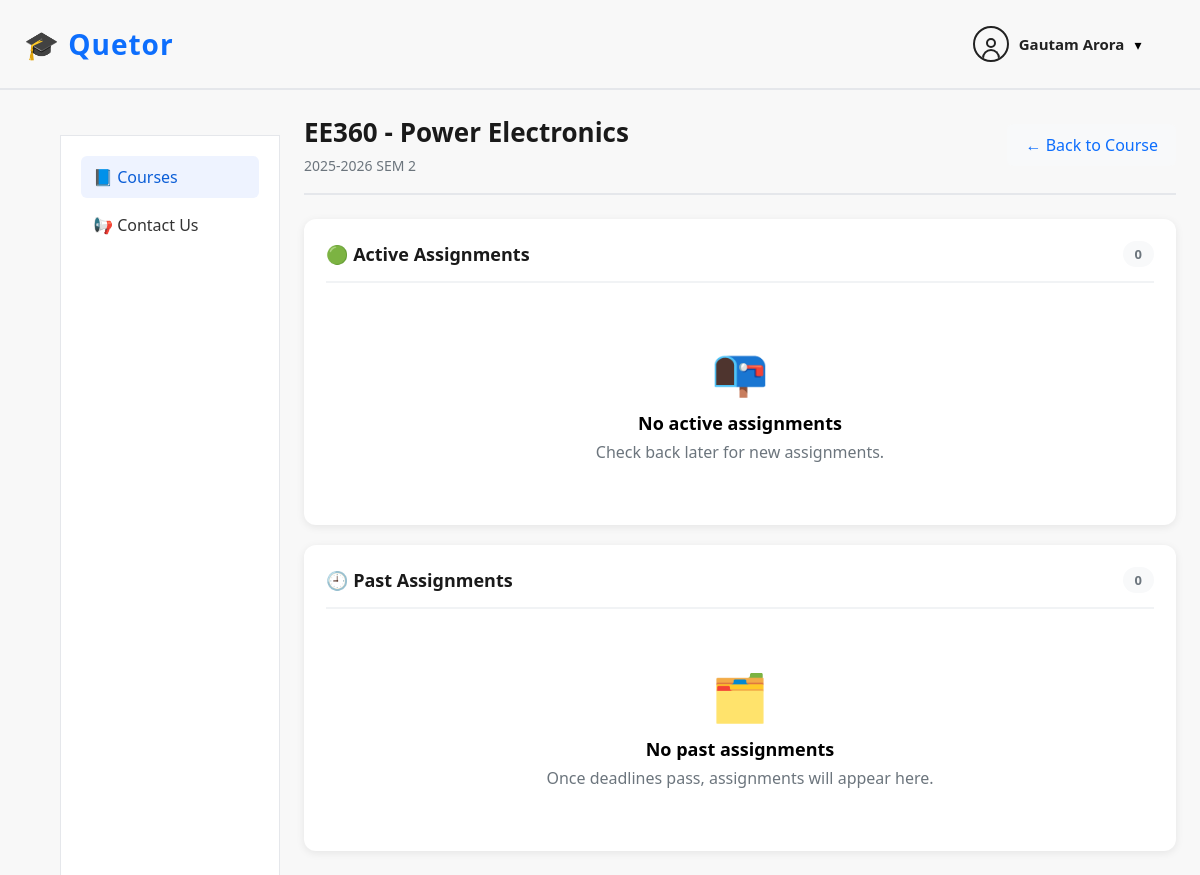
/assignments/3/student/ (signed in), run on the app's committed database.
### users/models.py (models this page shows, shortened)
class User(AbstractUser):
    ROLE_CHOICES = [
        ('student', 'Student'),
        ('professor', 'Professor'),
        ('ta', 'Teaching Assistant'),
        ('admin', 'Admin'),
    ]
    role = models.CharField(
        max_length=20,
        choices=ROLE_CHOICES,
        default='student'
    )
    department = models.CharField(max_length=100, blank=True)

### courses/models.py (models this page shows, shortened)
class Course(models.Model):
    code = models.CharField(max_length=10, unique=True)
    name = models.CharField(max_length=100)
    semester = models.ForeignKey(
        Semester,
        on_delete=models.CASCADE,
        related_name="courses"
    )

class Semester(models.Model):
    year_start = models.IntegerField()   # 2025
    year_end = models.IntegerField()     # 2026
    sem = models.IntegerField(
        choices=[(1, "SEM 1"), (2, "SEM 2"), (3, "SEM 3 : Summer")]
    )
    is_active = models.BooleanField(default=True)
    class Meta:
        ordering = ["-year_start", "-sem"]
        unique_together = ("year_start", "year_end", "sem")
    def __str__(self):
        return f"{self.year_start}-{self.year_end} SEM {self.sem}"

### assignments/views.py (the view, shortened to what this page needs)
# urls.py: path("<int:course_id>/student/", student_assignments, name="student_assignments"),
@login_required
def student_assignments(request, course_id: int):
    if not (
        CourseStudent.objects.filter(course_id=course_id, student=request.user).exists()
        or CourseTA.objects.filter(course_id=course_id, ta=request.user).exists()
    ):
        return redirect("/courses/")
    course = Course.objects.select_related("semester").get(id=course_id)
    now = timezone.now()
    qs = (
        Assignment.objects.filter(course_id=course_id, is_published=True)
        .annotate(
            total_answers=Count(
                "answers",
                filter=Q(answers__student=request.user),
            ),
            correct_answers=Count(
                "answers",
                filter=Q(answers__student=request.user, answers__is_correct=True),
            ),
        )
        .prefetch_related("questions")
    )
    active_assignments = qs.filter(due_date__gte=now).order_by("due_date")
    past_assignments = qs.filter(due_date__lt=now).order_by("-due_date")
    attempts = StudentAttempt.objects.filter(
        student=request.user,
        assignment__course_id=course_id
    )
    attempt_map = {att.assignment_id: att for att in attempts}
    active_assignments = list(active_assignments)
    past_assignments = list(past_assignments)
    return render(
        request,
        "assignments/student_assignments.html",
        {
            "course": course,
            "course_id": course_id,
            "active_assignments": active_assignments,
            "past_assignments": past_assignments,
            "nav_active": "courses",
        },
    )

### templates/assignments/student_assignments.html (shortened to what this page needs)
{% extends "courses/base.html" %}
{% load static %}
{% block content %}
<div class="course-detail-header">
  <div class="course-title-section">
    <h1 class="course-title">{{ course.code }} - {{ course.name }}</h1>
    <p class="course-semester">{{ course.semester }}</p>
  </div>
  <div class="header-actions">
    <a href="/courses/{{ course_id }}/student/home/" class="back-link">← Back to Course</a>
  </div>
</div>
<div class="assignments-layout">
  <div class="section-card">
    <div class="section-header">
      <h2>🟢 Active Assignments</h2>
      <span class="count-badge">{{ active_assignments|length }}</span>
    </div>
    {% if active_assignments %}
      <div class="assignment-list">
        {% for a in active_assignments %}
          <div class="assignment-item">
            <div class="assignment-main">
              <div class="assignment-title">{{ a.title }}</div>
              {% if a.description %}
                <div class="assignment-desc">{{ a.description }}</div>
              {% endif %}
              <div class="assignment-actions">
                {% if a.total_answers %}
                  <span class="score-pill">
                    Score: {{ a.earned_marks }}/{{ a.total_marks }}
                  </span>
                  <a href="/assignments/{{ course_id }}/student/{{ a.id }}/take/" class="small-btn secondary">
                    View Attempt
                  </a>
                {% elif a.questions.count %}
                  <a href="/assignments/{{ course_id }}/student/{{ a.id }}/take/" class="small-btn">
                    Take Test
                  </a>
                {% endif %}
              </div>
            </div>
            <div class="assignment-meta">
              <div class="meta-label">Due</div>
              <div class="meta-value">{{ a.due_date }}</div>
            </div>
          </div>
        {% endfor %}
      </div>
    {% else %}
      <div class="empty-state">
        <div class="empty-icon">📭</div>
        <h3>No active assignments</h3>
        <p>Check back later for new assignments.</p>
      </div>
    {% endif %}
  </div>
  <div class="section-card">
    <div class="section-header">
      <h2>🕘 Past Assignments</h2>
      <span class="count-badge">{{ past_assignments|length }}</span>
    </div>
    {% if past_assignments %}
      <div class="assignment-list">
        {% for a in past_assignments %}
          <div class="assignment-item past">
            <div class="assignment-main">
              <div class="assignment-title">{{ a.title }}</div>
              {% if a.description %}
                <div class="assignment-desc">{{ a.description }}</div>
              {% endif %}
            </div>
            <div class="assignment-meta">
              <div class="meta-label">Due</div>
              <div class="meta-value">{{ a.due_date }}</div>
            </div>
          </div>
        {% endfor %}
      </div>
    {% else %}
      <div class="empty-state">
        <div class="empty-icon">🗂️</div>
        <h3>No past assignments</h3>
        <p>Once deadlines pass, assignments will appear here.</p>
      </div>
    {% endif %}
  </div>
</div>
{% endblock %}

### templates/courses/includes/header.html (shortened to what this page needs)
{% load static %}
<header class="topbar">
  <div class="topbar-left">
    <span class="logo-text">🎓 Quetor</span>
  </div>
  <div class="profile-wrapper">
    <div class="profile-trigger" onclick="toggleProfileDropdown()">
      <div class="profile-icon">
        <div class="profile-head"></div>
        <div class="profile-body"></div>
      </div>
      <span class="profile-name">
        {{ request.user.get_full_name|default:request.user.username }}
      </span>
      <span class="chevron">▾</span>
    </div>
  </div>
</header>

### static/css/courses.css (style rules this page uses)
* { box-sizing: border-box; }
body { margin: 0; font-family: "Segoe UI", Arial, sans-serif; background: #ffffff; }
.profile-wrapper { margin-right: 3%; }
.profile-icon { width: 36px; height: 36px; border: 2px solid #222; border-radius: 50%; position: relative; cursor: pointer; overflow: hidden; }
.profile-head { width: 10px; height: 10px; bottom:-3px; border: 2px solid #222; border-radius: 50%; position: absolute; top: 10px; left: 50%; transform: translateX(-50%); background: transparent; transition: background 0.2s ease; }
.profile-body { width: 18px; height: 10px; border: 2px solid #222; border-bottom: none; border-radius: 10px 10px 0 0; position: absolute; bottom: 1px; left: 50%; transform: translateX(-50%); background: transparent; transition: background 0.2s ease; }
.profile-name { font-size: 14px; font-weight: 500; }
.profile-wrapper { position: relative; display: flex; align-items: center; }
.profile-trigger { display: flex; align-items: center; gap: 10px; cursor: pointer; }
.profile-icon { width: 36px; height: 36px; border: 2px solid #222; border-radius: 50%; display: flex; align-items: center; justify-content: center; }
.profile-name { font-size: 15px; font-weight: 600; color: #222; }
.chevron { font-size: 14px; }
.topbar { height: 90px; display: flex; justify-content: space-between; align-items: center; padding: 0 24px; border-bottom: 2px solid #e5e7eb; background: #f8f8f8; }
.topbar-left { width: 200px; display: flex; align-items: center; gap: 12px; }
.logo-text { font-size: 28px; font-weight: 700; color: #0d6efd; font-family: "open sans", sans-serif; letter-spacing: 1px; }

### templates/assignments/student_assignments.html (style rules this page uses)
.course-detail-header { display: flex; justify-content: space-between; align-items: center; margin-bottom: 24px; padding-bottom: 18px; border-bottom: 2px solid #e5e7eb; }
.course-title { font-size: 26px; font-weight: 700; color: #1a1a1a; margin: 0 0 6px 0; }
.course-semester { font-size: 14px; color: #6c757d; margin: 0; }
.header-actions { display: flex; gap: 12px; }
.back-link { padding: 10px 18px; background: #f8f9fa; color: #0d6efd; text-decoration: none; border-radius: 6px; font-weight: 500; transition: all 0.2s; }
.assignments-layout { display: grid; grid-template-columns: 1fr; gap: 20px; }
.section-card { background: white; border-radius: 12px; padding: 22px; box-shadow: 0 2px 8px rgba(0,0,0,0.08); }
.section-header { display: flex; justify-content: space-between; align-items: center; margin-bottom: 16px; padding-bottom: 14px; border-bottom: 2px solid #f1f3f5; }
.section-header h2 { font-size: 18px; font-weight: 700; margin: 0; color: #1a1a1a; }
.count-badge { font-size: 13px; color: #6c757d; background: #f8f9fa; padding: 4px 12px; border-radius: 999px; font-weight: 600; }
.empty-state { text-align: center; padding: 40px 12px; }
.empty-icon { font-size: 46px; margin-bottom: 10px; }
.empty-state h3 { margin: 0 0 6px 0; font-size: 18px; }
.empty-state p { margin: 0; color: #6c757d; }

### data on the page
User: user.get_full_name "Gautam Arora"
Course: code "EE360", name "Power Electronics", semester "2025-2026 SEM 2"

### other printed values
{{ active_assignments|length }} "0"
{{ past_assignments|length }} "0"
